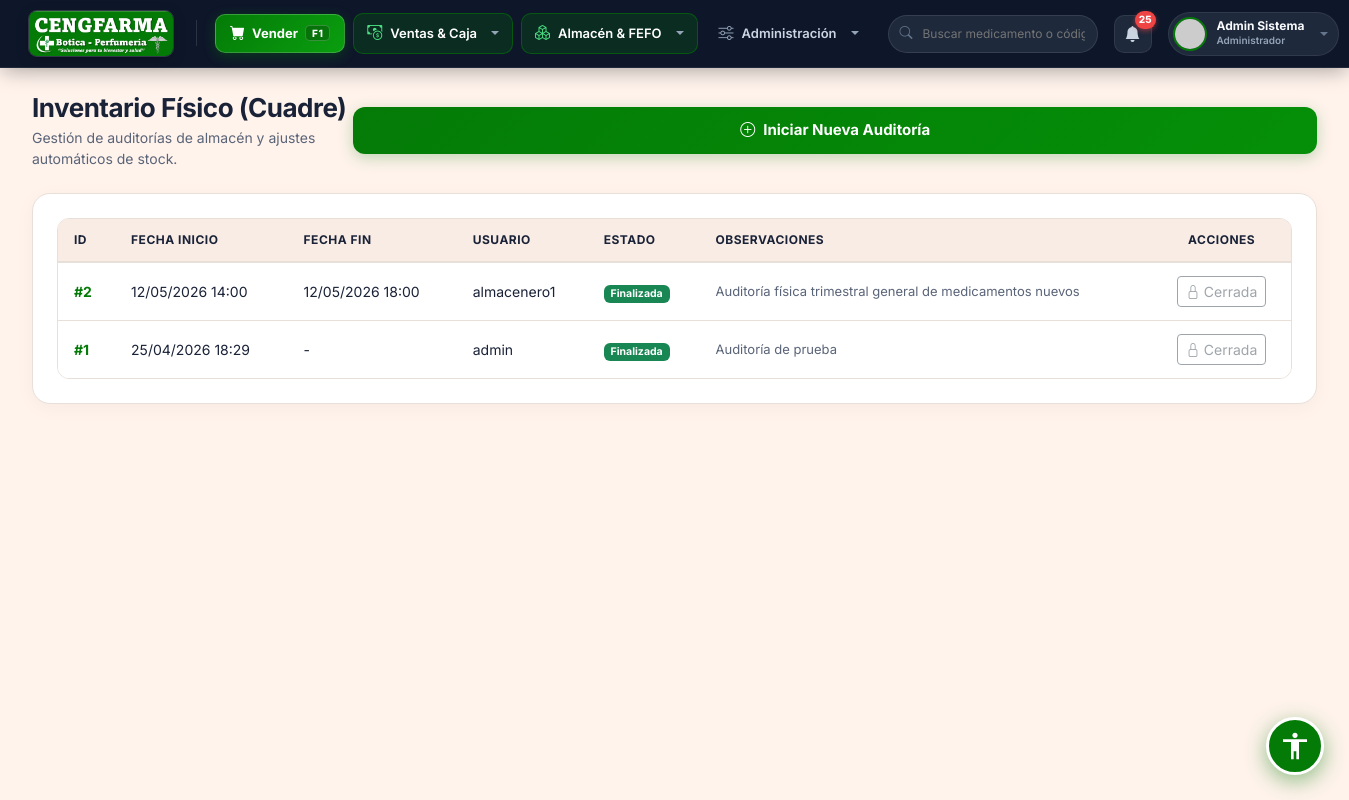
The app's page /public/inventariofisico/index (signed in) with its own data.
### tables this page shows
CREATE TABLE IF NOT EXISTS `configuracion` (
  `id` int NOT NULL AUTO_INCREMENT,
  `clave` varchar(50) NOT NULL,
  `valor` text,
  `descripcion` varchar(255) DEFAULT NULL,
  PRIMARY KEY (`id`),
  UNIQUE KEY `clave` (`clave`)
);

CREATE TABLE IF NOT EXISTS `inventario_auditorias` (
  `id` int NOT NULL AUTO_INCREMENT,
  `id_usuario` int NOT NULL,
  `fecha_inicio` timestamp NULL DEFAULT CURRENT_TIMESTAMP,
  `fecha_fin` datetime DEFAULT NULL,
  `estado` enum('Abierta','Finalizada','Cancelada') DEFAULT 'Abierta',
  `observaciones` text,
  PRIMARY KEY (`id`),
  KEY `fk_inv_aud_usr` (`id_usuario`),
  CONSTRAINT `fk_inv_aud_usr` FOREIGN KEY (`id_usuario`) REFERENCES `usuarios` (`id`) ON DELETE RESTRICT
);

CREATE TABLE IF NOT EXISTS `usuarios` (
  `id` int NOT NULL AUTO_INCREMENT,
  `nombres` varchar(100) NOT NULL,
  `apellidos` varchar(100) NOT NULL,
  `usuario` varchar(50) NOT NULL,
  `password` varchar(255) NOT NULL,
  `email` varchar(100) DEFAULT NULL,
  `rol_id` int NOT NULL,
  `estado` tinyint(1) DEFAULT '1',
  `ultimo_login` datetime DEFAULT NULL,
  `creado_en` timestamp NULL DEFAULT CURRENT_TIMESTAMP,
  PRIMARY KEY (`id`),
  UNIQUE KEY `usuario` (`usuario`),
  KEY `rol_id` (`rol_id`),
  CONSTRAINT `usuarios_ibfk_1` FOREIGN KEY (`rol_id`) REFERENCES `roles` (`id`) ON DELETE RESTRICT
);

### app/controllers/InventarioFisicoController.php (called while the page is built, shortened)
<?php
class InventarioFisicoController extends Controller {
    public function index() {
        $db = new Database();
        $conn = $db->getConnection();
        $stmt = $conn->query("SELECT a.*, u.usuario FROM inventario_auditorias a
                              INNER JOIN usuarios u ON a.id_usuario = u.id
                              ORDER BY a.fecha_inicio DESC");
        $auditorias = $stmt->fetchAll(PDO::FETCH_ASSOC);
        $this->view('inventario_fisico/index', [
            'title' => 'Toma de Inventario Físico',
            'auditorias' => $auditorias
        ]);
    }
}

### app/core/App.php (called while the page is built, shortened)
<?php
class App {
    protected $method = 'login';
    public function __construct() {
        $url = $this->parseUrl();
        if (isset($url[0])) {
            $directFile = '../app/controllers/' . ucfirst($url[0]) . 'Controller.php';
            if (file_exists($directFile)) {
                unset($url[0]);
            }
        }
        $this->controller = new $this->controller;
        if (isset($url[1])) {
            if (method_exists($this->controller, $url[1])) {
                $this->method = $url[1];
                unset($url[1]);
            }
        }
        $this->params = $url ? array_values($url) : [];
        call_user_func_array([$this->controller, $this->method], $this->params);
    }
    public function parseUrl() {
        if (isset($_GET['url'])) {
            return explode('/', filter_var(rtrim($_GET['url'], '/'), FILTER_SANITIZE_URL));
        }
        return [];
    }
}

### public/index.php (called while the page is built, shortened)
<?php
require_once '../app/config/database.php';
require_once '../app/core/App.php';
$app = new App();

### app/models/Configuracion.php (called while the page is built, shortened)
<?php
class Configuracion {
    private $conn;
    private $table_name = "configuracion";
    public function __construct() {
        $database = new Database();
        $this->conn = $database->getConnection();
    }
    public function getAll() {
        $query = "SELECT clave, valor, descripcion FROM " . $this->table_name;
        $stmt = $this->conn->prepare($query);
        $stmt->execute();
        $results = [];
        while ($row = $stmt->fetch(PDO::FETCH_ASSOC)) {
            $results[$row['clave']] = [
                'valor' => $row['valor'],
                'descripcion' => $row['descripcion']
            ];
        }
        return $results;
    }
    public function get($clave, $default = null) {
        $query = "SELECT valor FROM " . $this->table_name . " WHERE clave = :clave LIMIT 1";
        $stmt = $this->conn->prepare($query);
        $stmt->bindParam(':clave', $clave);
        $stmt->execute();
        if($row = $stmt->fetch(PDO::FETCH_ASSOC)) {
            return ($row['valor'] !== null && $row['valor'] !== '') ? $row['valor'] : $default;
        }
        return $default;
    }
}

### app/config/database.php (called while the page is built, shortened)
<?php
class Database {
    private $host;
    private $db_name;
    private $username;
    private $password;
    private $port;
    public function __construct() {
        $this->host = getenv('DB_HOST') ?: "localhost";
        $this->db_name = getenv('DB_NAME') ?: "botica_db";
        $this->username = getenv('DB_USER') ?: "root";
        $this->password = getenv('DB_PASSWORD') !== false ? getenv('DB_PASSWORD') : "";
        $this->port = getenv('DB_PORT') ?: "3306";
    }
    public function getConnection() {
        $this->conn = null;
        try {
            $dsn = "mysql:host=" . $this->host . ";port=" . $this->port . ";dbname=" . $this->db_name;
            $this->conn = new PDO($dsn, $this->username, $this->password);
            $this->conn->exec("set names utf8");
        } catch(PDOException $exception) {
            echo "Error de conexión: " . $exception->getMessage();
        }
        return $this->conn;
    }
}
?>

### app/models/Inventario.php (called while the page is built, shortened)
<?php
class Inventario {
    private $conn;
    public function __construct($dbConn = null) {
        if ($dbConn) {
            $this->conn = $dbConn;
        } else {
            $db = new Database();
            $this->conn = $db->getConnection();
        }
    }
    public function getLotesProximosVencer($dias = 90) {
        $query = "SELECT p.id as id_producto, p.nombre_comercial as producto, l.id as id_lote, l.codigo_lote as lote, l.fecha_vencimiento, l.cantidad_disponible as stock
                  FROM inventario_lotes l
                  INNER JOIN productos p ON l.id_producto = p.id
                  WHERE l.cantidad_disponible > 0
                  AND l.estado = 1
                  AND l.fecha_vencimiento <= DATE_ADD(CURDATE(), INTERVAL :dias DAY)
                  ORDER BY l.fecha_vencimiento ASC";
        $stmt = $this->conn->prepare($query);
        $stmt->bindParam(':dias', $dias, PDO::PARAM_INT);
        $stmt->execute();
        return $stmt->fetchAll(PDO::FETCH_ASSOC);
    }
    public function getProductosBajoStock($limite = 20) {
        $query = "SELECT id, nombre_comercial as producto, stock_actual as stock, unidad_medida
                  FROM productos
                  WHERE stock_actual <= :limite AND estado = 1
                  ORDER BY stock_actual ASC";
        $stmt = $this->conn->prepare($query);
        $stmt->bindParam(':limite', $limite, PDO::PARAM_INT);
        $stmt->execute();
        return $stmt->fetchAll(PDO::FETCH_ASSOC);
    }
}

### app/views/inventario_fisico/index.php (the view, shortened to what this page needs)
<div class="page-content">
    <div class="d-flex justify-content-between align-items-center mb-4">
        <div>
            <h1 class="page-title">Inventario Físico (Cuadre)</h1>
            <div class="page-subtitle">Gestión de auditorías de almacén y ajustes automáticos de stock.</div>
        </div>
        <button class="btn-primary-custom" data-bs-toggle="modal" data-bs-target="#modalIniciar">
            <i class="bi bi-plus-circle"></i> Iniciar Nueva Auditoría
        </button>
    </div>
    <div class="card-metric p-4">
        <div class="table-responsive">
            <table class="table-custom">
                <thead>
                    <tr>
                        <th>ID</th>
                        <th>Fecha Inicio</th>
                        <th>Fecha Fin</th>
                        <th>Usuario</th>
                        <th>Estado</th>
                        <th>Observaciones</th>
                        <th class="text-center">Acciones</th>
                    </tr>
                </thead>
                <tbody>
                    <?php foreach($data['auditorias'] as $aud): ?>
                    <tr>
                        <td style="font-weight: bold; color: var(--accent-primary);">#<?php echo $aud['id']; ?></td>
                        <td><?php echo date('d/m/Y H:i', strtotime($aud['fecha_inicio'])); ?></td>
                        <td><?php echo $aud['fecha_fin'] ? date('d/m/Y H:i', strtotime($aud['fecha_fin'])) : '-'; ?></td>
                        <td><?php echo htmlspecialchars($aud['usuario']); ?></td>
                        <td>
                            <?php if($aud['estado'] == 'Abierta'): ?>
                                <span class="badge bg-warning text-dark">Abierta</span>
                            <?php elseif($aud['estado'] == 'Finalizada'): ?>
                                <span class="badge bg-success">Finalizada</span>
                            <?php else: ?>
                                <span class="badge bg-secondary"><?php echo $aud['estado']; ?></span>
                            <?php endif; ?>
                        </td>
                        <td style="font-size: 13px; color: var(--text-secondary);">
                            <?php echo htmlspecialchars($aud['observaciones']); ?>
                        </td>
                        <td class="text-center">
                            <?php if($aud['estado'] == 'Abierta'): ?>
                                <a href="<?php echo BASE_URL; ?>inventariofisico/conteo/<?php echo $aud['id']; ?>" class="btn btn-sm btn-success">
                                    <i class="bi bi-pencil-square"></i> Continuar Conteo
                                </a>
                            <?php else: ?>
                                <button class="btn btn-sm btn-outline-secondary" disabled>
                                    <i class="bi bi-lock"></i> Cerrada
                                </button>
                            <?php endif; ?>
                        </td>
                    </tr>
                    <?php endforeach; ?>
                </tbody>
            </table>
        </div>
    </div>
</div>

### app/views/layouts/main.php (shortened to what this page needs)
<!DOCTYPE html>
<html lang="es">
<head>
    <link href="https://cdn.jsdelivr.net/npm/bootstrap@5.3.0/dist/css/bootstrap.min.css" rel="stylesheet">
    <link rel="stylesheet" href="https://cdn.jsdelivr.net/npm/bootstrap-icons@1.11.1/font/bootstrap-icons.css">
    <link rel="stylesheet" href="<?php echo BASE_URL; ?>css/style.css">
    <link rel="stylesheet" href="<?php echo BASE_URL; ?>css/accessibility.css">
</head>
<body class="ceng-body">
<?php
require_once '../app/models/Configuracion.php';
$_globalConfigModel = new Configuracion();
$_globalLogo = $_globalConfigModel->get('logo');
$configs     = $_globalConfigModel->getAll();
require_once '../app/models/Inventario.php';
$_globalInvModel = new Inventario();
$_lotesVencer = $_globalInvModel->getLotesProximosVencer(90);
$_stockBajo = $_globalInvModel->getProductosBajoStock(20);
$_totalNotifs = count($_lotesVencer) + count($_stockBajo);
$boticaName = $configs['nombre_botica']['valor'] ?? 'CENGFARMA';
$roles = [1 => 'Administrador', 2 => 'Farmacéutico', 3 => 'Cajero', 4 => 'Almacenero'];
$userRoleName = $roles[$_SESSION['rol_id'] ?? 1] ?? 'Usuario';
$effectiveLogo = !empty($_globalLogo) ? $_globalLogo : 'img/cengfarma_banner.png';
$logoSrc = (strpos($effectiveLogo, 'http') === 0) ? $effectiveLogo : BASE_URL . $effectiveLogo;
?>
<header id="cengfarma-topbar" class="ceng-topbar sticky-top">
    <div class="ceng-topbar-inner">
        <div class="ceng-topbar-left d-flex align-items-center gap-3">
            <div class="ceng-brand-area d-flex align-items-center gap-2">
                <?php
                $isDashboardActive = (strpos($_SERVER['REQUEST_URI'] ?? '', 'dashboard') !== false) || (trim($_SERVER['REQUEST_URI'] ?? '', '/') === 'public');
                ?>
                <a href="<?php echo BASE_URL; ?><?php echo ($_SESSION['rol_id'] == 1) ? 'dashboard/index' : 'venta/pos'; ?>"
                   class="ceng-brand-link <?php echo $isDashboardActive ? 'active-home' : ''; ?>"
                   title="Ir al Dashboard / Inicio">
                    <img src="<?php echo htmlspecialchars($logoSrc); ?>" alt="<?php echo htmlspecialchars($boticaName); ?>" class="ceng-brand-logo">
                </a>
            </div>
            <nav class="ceng-nav-menu d-none d-lg-flex align-items-center gap-2">
                <a href="<?php echo BASE_URL; ?>venta/pos" class="ceng-pos-btn" id="nav-pos" data-route="venta/pos" title="Ir a Punto de Venta (Atajo F1)">
                    <i class="bi bi-cart-fill"></i>
                    <span>Vender</span>
                    <span class="ceng-kbd-tag">F1</span>
                </a>
                <div class="dropdown ceng-dropdown">
                    <button class="ceng-nav-link dropdown-toggle" type="button" data-bs-toggle="dropdown" aria-expanded="false" data-route="caja,venta,cliente,puntos">
                        <i class="bi bi-cash-coin"></i>
                        <span>Ventas &amp; Caja</span>
                    </button>
                </div>
                <?php if(in_array($_SESSION['rol_id'], [1, 2, 4])): ?>
                <div class="dropdown ceng-dropdown">
                    <button class="ceng-nav-link dropdown-toggle" type="button" data-bs-toggle="dropdown" aria-expanded="false" data-route="producto,categoria,laboratorio,inventario,compra,proveedor">
                        <i class="bi bi-boxes"></i>
                        <span>Almacén &amp; FEFO</span>
                    </button>
                </div>
                <?php endif; ?>
                <div class="dropdown ceng-dropdown">
                    <button class="ceng-nav-link dropdown-toggle" type="button" data-bs-toggle="dropdown" aria-expanded="false" data-route="notificacion,reporte,usuario,configuracion,auditoria,sistema">
                        <i class="bi bi-sliders"></i>
                        <span>Administración</span>
                    </button>
                </div>
            </nav>
        </div>
        <div class="ceng-user-area d-flex align-items-center gap-2 gap-md-3">
            <form action="<?php echo BASE_URL; ?>producto/index" method="GET" class="ceng-quick-search d-none d-xl-flex">
                <i class="bi bi-search"></i>
                <input type="text" name="search" placeholder="Buscar medicamento o código..." value="<?php echo htmlspecialchars($_GET['search'] ?? '', ENT_QUOTES, 'UTF-8'); ?>">
            </form>
            <a href="<?php echo BASE_URL; ?>notificacion/index" class="ceng-alert-bell" title="Alertas Sanitarias">
                <i class="bi bi-bell-fill"></i>
                <?php if($_totalNotifs > 0): ?>
                <span class="ceng-bell-badge"><?php echo $_totalNotifs; ?></span>
                <?php endif; ?>
            </a>
            <div class="dropdown">
                <div class="ceng-user-card dropdown-toggle" data-bs-toggle="dropdown" aria-expanded="false" role="button" tabindex="0">
                    <img src="https://ui-avatars.com/api/?name=<?php echo urlencode($_SESSION['nombre'] ?? 'U'); ?>&background=047B07&color=fff&bold=true" alt="Avatar" class="ceng-avatar">
                    <div class="ceng-user-meta d-none d-sm-flex flex-column text-start">
                        <span class="ceng-user-fullname"><?php echo htmlspecialchars($_SESSION['nombre'] ?? 'Administrador', ENT_QUOTES, 'UTF-8'); ?></span>
                        <span class="ceng-user-role-badge"><?php echo $userRoleName; ?></span>
                    </div>
                </div>
            </div>
        </div>
    </div>
</header>
<div id="wrapper" class="ceng-wrapper">
    <main id="content-wrapper" class="ceng-main-viewport">
        <?php require_once '../app/views/' . $view . '.php'; ?>
    </main>
</div>
<?php require_once '../app/views/partials/accessibility_widget.php'; ?>
</body>
</html>

### records on screen
configuracion: valor (picture)
inventario_auditorias: id "2", fecha_inicio "12/05/2026 14:00", fecha_fin "12/05/2026 18:00", id_usuario.usuario "almacenero1", estado "Finalizada", observaciones "Auditoría física trimestral general de medicamentos nuevos"
inventario_auditorias: id "1", fecha_inicio "25/04/2026 18:29", id_usuario.usuario "admin", estado "Finalizada", observaciones "Auditoría de prueba"

### other values on screen
$_totalNotifs "25"
$_SESSION['nombre'] "Admin Sistema"
$userRoleName "Administrador"
